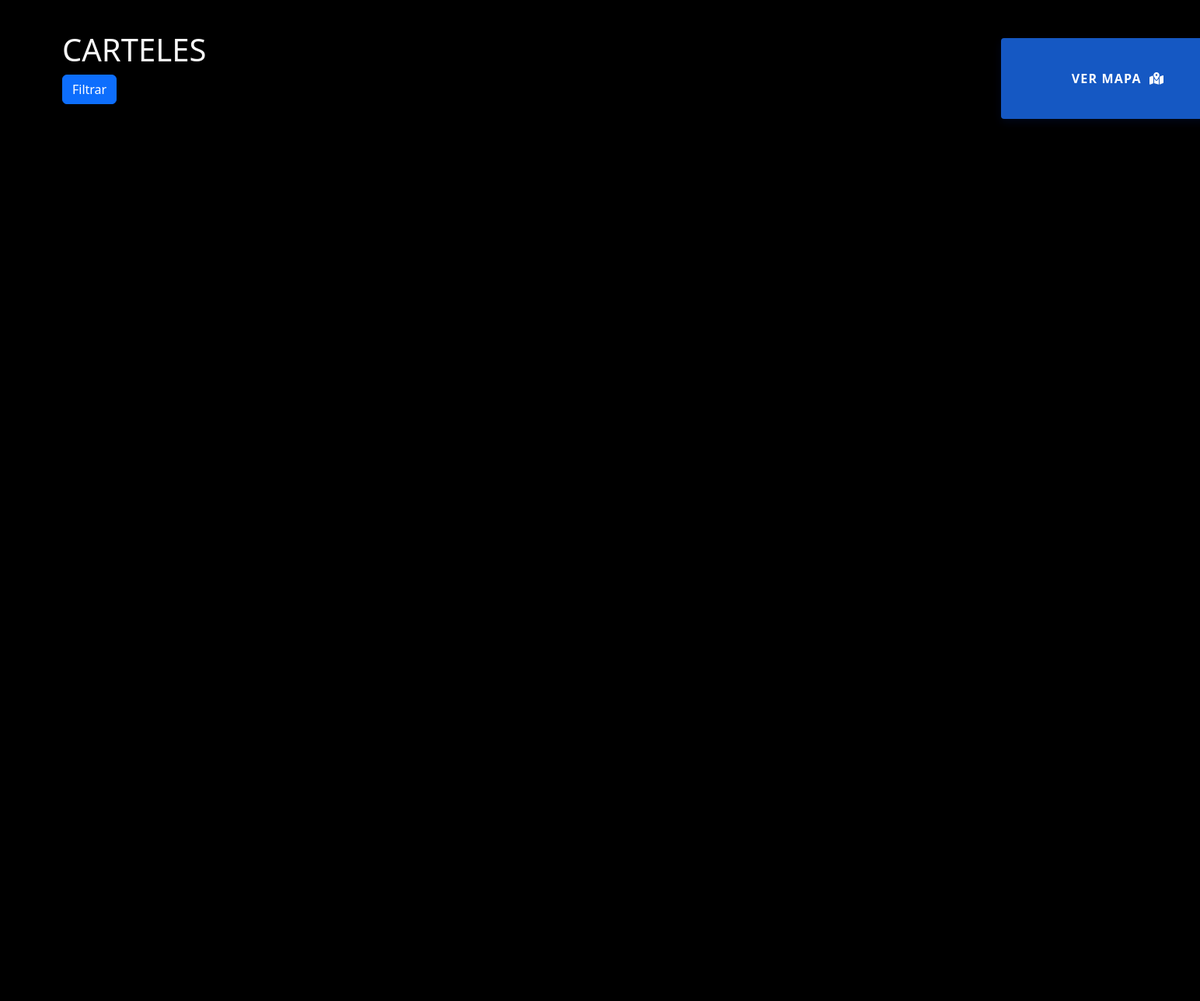
The app's page /dashboard/, older data.
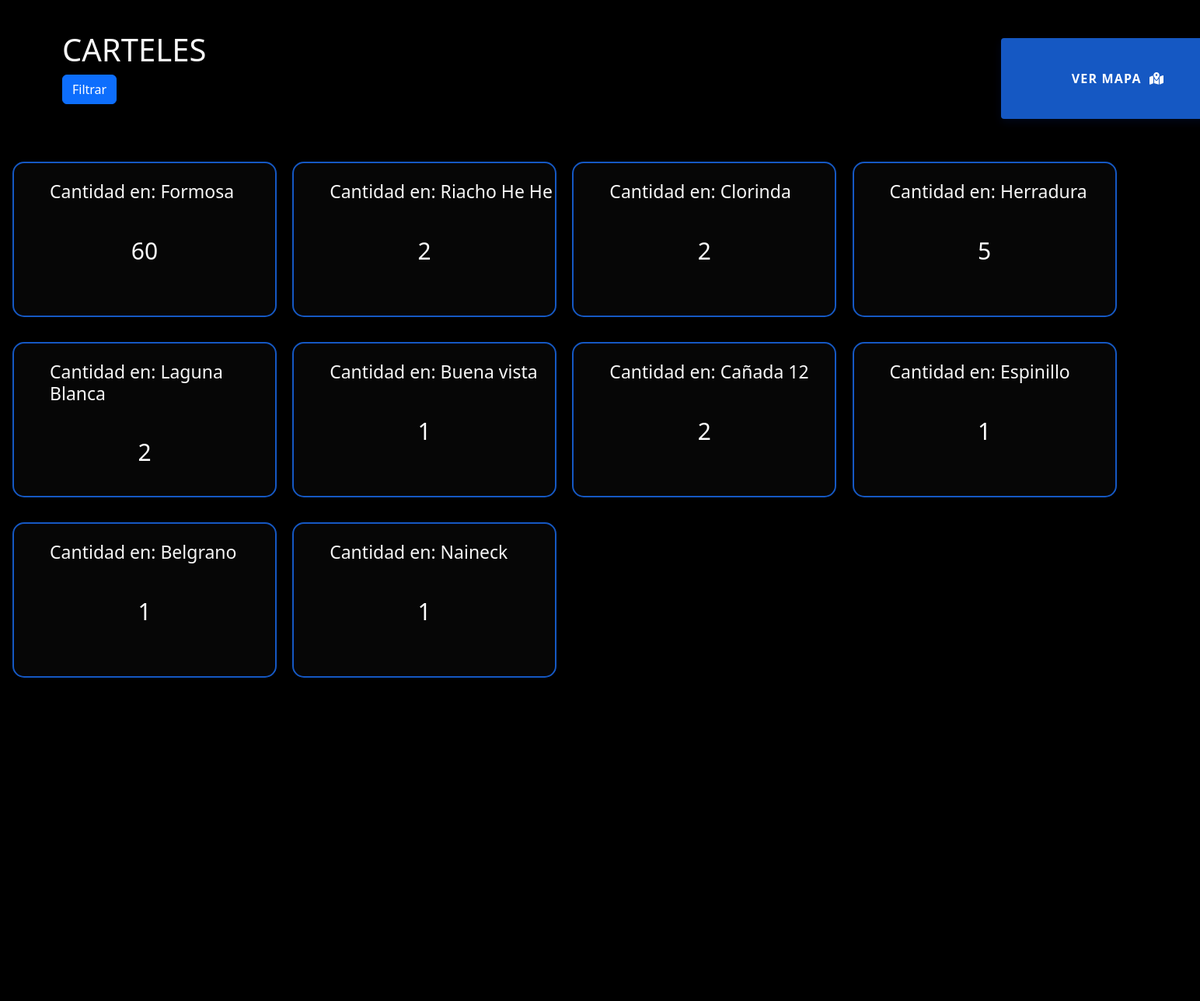
The same page, newer data.
### Localidad/models.py (models this page shows, shortened)
class Localidad(models.Model):
    nombre = models.CharField(max_length=250, blank=False, null=False)

### Cartel/views.py (the view, shortened to what this page needs)
# urls.py: path('dashboard/', CartelTemplateView.view_dashboard, name = 'dashboard'),
    def view_dashboard(request):
        proveedores = Proveedor.objects.all()
        localidades = Localidad.objects.all()
        total_proveedores = Cartel.objects.values('localidad_id').annotate(total= Count('localidad_id'))
        context = {'proveedores':proveedores}
        context_localidad = {'localidades':localidades}
        context_total_prov = {'total_proveedores': total_proveedores}
        context.update(context_total_prov)
        context.update(context_localidad)
        return render(request,'dashboard.html', context)

### templates/dashboard.html (shortened to what this page needs)
{% extends 'base.html' %}
{% load static %}
{% block container %}
<body>
    <main >
        <h1>CARTELES</h1>
        <div class="div-button">
            <a href="{% url 'mapa'  %}" >
                <button class="btn">Ver mapa <i class="fa-solid fa-map-location-dot"></i>
                </button>
            </a>
        </div>
        <div class="content-prov-inicial" id="content-filter">
            <a href="{% url 'dashboard-filter' %}">
                <button type="button" id="btn-todos-prov" class="btn btn-primary btn-filtrar-prov">Filtrar</button>
            </a>
                {% for localidad in localidades  %}
                    {% for total in total_proveedores  %}
                        {% if total.localidad_id == localidad.id  %}
                            <div class="card">
                            <h1 class="title-card"> Cantidad en: {{localidad.nombre}}</h1>
                            <p class="resultado-prov">{{total.total}}</p>
                            </div>
                        {% endif %}
                    {% endfor %}
                {% endfor %}
        </div>
    </main>
</body>
{% endblock container %}

### templates/base.html (shortened to what this page needs)
{% load static %}
<!DOCTYPE html>
<html lang="en">
<head>
    <link rel="stylesheet" href="https://openlayers.org/en/v3.20.1/css/ol.css" type="text/css">
    <link rel="stylesheet" href="https://cdnjs.cloudflare.com/ajax/libs/font-awesome/6.4.2/css/all.min.css" />
    <link rel="stylesheet" href="https://cdnjs.cloudflare.com/ajax/libs/font-awesome/6.4.2/css/fontawesome.min.css" />
    <link rel="stylesheet" href="{% static 'css/mapa.css' %}">
    <link rel="stylesheet" href="{% static 'css/dashboard.css' %}">
    <link rel="stylesheet" href="{% static 'css/form.css' %}">
    <link href="{% static 'NiceAdmin/assets/vendor/bootstrap/css/bootstrap.min.css' %}" rel="stylesheet">
    <link href="{% static 'NiceAdmin/assets/vendor/bootstrap-icons/bootstrap-icons.css' %}" rel="stylesheet">
    <link href="{% static 'NiceAdmin/assets/vendor/boxicons/css/boxicons.min.css' %}" rel="stylesheet">
    <link href="{% static 'NiceAdmin/assets/vendor/quill/quill.snow.css' %}" rel="stylesheet">
    <link href="{% static 'NiceAdmin/assets/vendor/quill/quill.bubble.css' %}" rel="stylesheet">
    <link href="{% static 'NiceAdmin/assets/vendor/remixicon/remixicon.css' %}" rel="stylesheet">
    <link href="{% static 'NiceAdmin/assets/vendor/simple-datatables/style.css' %}" rel="stylesheet">
<link href="https://cdn.jsdelivr.net/npm/bootstrap@5.2.0-beta1/dist/css/bootstrap.min.css" rel="stylesheet">
</head>
    {% block container %}
    {% endblock%}
<link href="https://cdn.jsdelivr.net/npm/select2@4.1.0-rc.0/dist/css/select2.min.css" rel="stylesheet" />
</html>

### static/css/dashboard.css (style rules this page uses)
main, .content-prov-inicial { background-color: black; height: 1080px; }
main h1 { text-align: left; color: rgb(248, 248, 248); margin-bottom: 3em; margin-left: 2em; padding-top: 1em; }
.content-filter .card, .content-prov-inicial .card { width: 340px; height: 200px; margin-bottom: 2em; background-color: rgba(44, 43, 43, 0.15); backdrop-filter: blur(6px); display: inline-flex; border: 2px solid rgb(21, 88, 195); border-radius: 15px; margin-left: 1em; transition: all 1s ease; }
.title-card { font-size: 23px; }
.resultado, .resultado-prov { color: rgb(255, 255, 255); font-size: 30px; margin-top: -1em; }
.resultado-prov { margin: 0 auto; margin-top: -1em; }
.div-button { margin-left: 42%; width: 390px; position: absolute; top: 1px; left: 40em; }
.div-button .btn { margin-top: 3em; outline: 0; display: inline-flex; align-items: center; justify-content: space-between; background: rgb(21, 88, 195); min-width: 300px; border: 0; border-radius: 4px; box-shadow: 0 4px 12px rgba(4, 68, 245, 0.1); box-sizing: border-box; padding: 40px 80px; color: #fff; font-size: 16px; font-weight: 600; letter-spacing: 1.2px; text-transform: uppercase; overflow: hidden; cursor: pointer; }
.btn-ver-todo, .btn-filtrar-prov { position: absolute; left: 5em; top: 6em; }

Row changes from the older to the newer data that the page shows:
added Localidad: nombre "Formosa", total "60"
added Localidad: nombre "Riacho He He", total "2"
added Localidad: nombre "Clorinda", total "2"
added Localidad: nombre "Herradura", total "5"
added Localidad: nombre "Laguna Blanca", total "2"
added Localidad: nombre "Buena vista", total "1"
added Localidad: nombre "Cañada 12", total "2"
added Localidad: nombre "Espinillo", total "1"
added Localidad: nombre "Belgrano", total "1"
added Localidad: nombre "Naineck", total "1"
